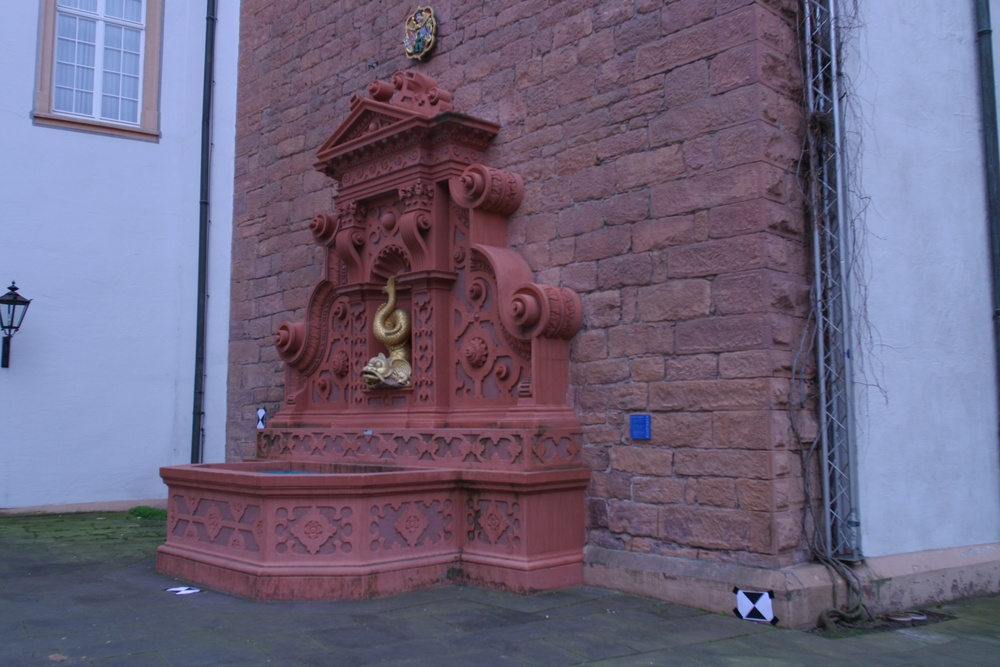
#> input picture SfM_quality_evaluation/Benchmarking_Camera_Calibration_2008/fountain-P11/images/0000.jpg, 1000 x 667 px, shrunk from 3072 x 2048 before the run, found by its file name; its folder holds only this picture in this run
$ python feat_match.py
#> lines starting #> are read from the running program, lines starting #| are printed output that depends on the picture
### assignments/assignment2/utils.py
import numpy as np
import cv2
import pdb

def serialize_keypoints(kp):
    """Serialize list of keypoint objects so it can be saved using pickle

    Args:
    kp: List of keypoint objects

    Returns:
    out: Serialized list of keypoint objects"""

    out = []
    for kp_ in kp:
        temp = (kp_.pt, kp_.size, kp_.angle, kp_.response, kp_.octave, kp_.class_id)
        out.append(temp)

    return out

# [101 lines left out: functions deserialize_keypoints, serialize_matches, deserialize_matches, pts2ply, draw_correspondences, not called in this run]

### assignments/assignment2/feat_match.py
import cv2
import numpy as np
import pickle
import argparse
import os
from time import time

from utils import *

def set_arguments(parser):
    """
    Set the arguments for the assignment.
    """

    #directories stuff
    parser.add_argument('--data_files',action='store',type=str,default='',dest='data_files')
    parser.add_argument('--data_dir',action='store',type=str,default='./SfM_quality_evaluation/Benchmarking_Camera_Calibration_2008/fountain-P11/images',
                        dest='data_dir',help='directory containing images (default: ../data/fountain-P11/images/)')
    parser.add_argument('--ext',action='store',type=str,default='jpg,png',dest='ext',
                        help='comma seperated string of allowed image extensions (default: jpg,png)')
    parser.add_argument('--out_dir',action='store',type=str,default='./SfM_quality_evaluation/Benchmarking_Camera_Calibration_2008/fountain-P11/',
                        dest='out_dir',help='root directory to store results in (default: ../data/fountain-P11)')

    #feature matching args
    parser.add_argument('--features',action='store', type=str, default='SIFT', dest='features',
                        help='[SIFT] Feature algorithm to use (default: SIFT)')
    parser.add_argument('--matcher',action='store',type=str,default='BFMatcher',dest='matcher',
                        help='[BFMatcher|FlannBasedMatcher] Matching algorithm to use (default: BFMatcher)')
    parser.add_argument('--cross_check',action='store',type=bool,default=True,dest='cross_check',
                        help='[True|False] Whether to cross check feature matching or not (default: True)')

    #misc
    parser.add_argument('--print_every',action='store', type=int, default=1, dest='print_every',
                        help='[1,+inf] print progress every print_every seconds, -1 to disable (default: 1)')
    parser.add_argument('--save_results',action='store', type=str, default=False,
                        dest='save_results',help='[True|False] whether to save images with keypoints drawn on them (default: False)')

def post_process_args(opts):
    """
    Post process the arguments.

    Args:
        opts (object): The options object containing the command line arguments.

    Returns:
        None

    """
    opts.ext = [x for x in opts.ext.split(',')]

    opts.data_files_ = []
    if opts.data_files != '':
        opts.data_files_ = opts.data_files.split(',')
    opts.data_files = opts.data_files_


def feat_match(opts, data_files=[], debug =False):
    """
    Feature matching algorithm.

    Args:
        opts (object): The options.
        data_files (list): The data files.

    Returns:
        None
    """
#> called with debug = True
    if len(data_files) == 0:
        img_names = sorted(os.listdir(opts.data_dir))
        img_paths = [os.path.join(opts.data_dir, x) for x in img_names if \
                x.split('.')[-1] in opts.ext]
    else:
        img_paths = data_files
        img_names = sorted([x.split('/')[-1] for x in data_files])

    feat_out_dir = os.path.join(opts.out_dir,'features',opts.features)
    matches_out_dir = os.path.join(opts.out_dir,'matches',opts.matcher)

    if not os.path.exists(feat_out_dir):
        os.makedirs(feat_out_dir)
    if not os.path.exists(matches_out_dir):
        os.makedirs(matches_out_dir)

    data = []
    t1 = time()
    for i, img_path in enumerate(img_paths):
        img = cv2.imread(img_path)
#> img is the input picture: shape (667, 1000, 3); mean B, G, R 124.7, 100.2, 109.3
        img_name = img_names[i].split('.')[0]
        img = img[:,:,::-1]

        feat = getattr(cv2, '{}_create'.format(opts.features))()
        kp, desc = feat.detectAndCompute(img,None)
#> kp = 2348 keypoints; strongest (x, y, size): (765, 605, 10.5), (261, 413, 4.7), (744, 605, 9.8), (183, 590, 5.8)
        data.append((img_name, kp, desc))

        kp_ = serialize_keypoints(kp)
#> the loop in serialize_keypoints, `for kp_ in kp:` made 2348 passes
#> (kp_, temp) on passes 1 to 3: (keypoint at (3.7, 327.5), size 3, ((3.7, 327.5), 2.96, 121.1, 0.0415, 2622463, -1)), (keypoint at (4.1, 338), size 2.2, ((4.08, 338), 2.25, 189.9, 0.0329, 16187903, -1)), (keypoint at (4.1, 338), size 2.2, ((4.08, 338), 2.25, 246.1, 0.0329, 16187903, -1))
#> after the loop in serialize_keypoints, `for kp_ in kp:`: out = 2348 items
#> kp_ = 2348 items

        if debug:
            kp_img=cv2.drawKeypoints(img, kp, None, flags=cv2.DRAW_MATCHES_FLAGS_DRAW_RICH_KEYPOINTS)
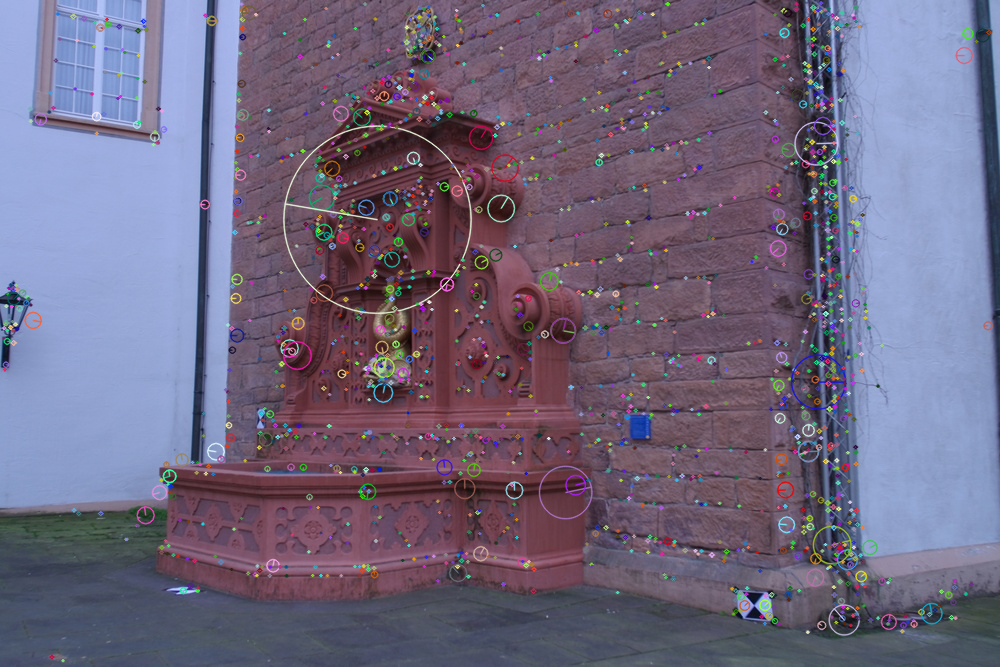
#> kp_img: shape (667, 1000, 3); mean R, G, B 111.3, 102.9, 126.7
            print("Descriptors shape: ",desc.shape)
#| Descriptors shape:  (2348, 128)
            print("descriptors: ",desc)
#> (printed output is left out)
            cv2.imshow("Keypoints",kp_img)
            cv2.waitKey(0)
            cv2.destroyAllWindows()

            debug =False


        with open(os.path.join(feat_out_dir, 'kp_{}.pkl'.format(img_name)),'wb') as out:
            pickle.dump(kp_, out)

        with open(os.path.join(feat_out_dir, 'desc_{}.pkl'.format(img_name)),'wb') as out:
            pickle.dump(desc, out)

        if opts.save_results:
            raise NotImplementedError

        t2 = time()

        if (i % opts.print_every) == 0:
            print('FEATURES DONE: {0}/{1} [time={2:.2f}s]'.format(i+1,len(img_paths),t2-t1))

        t1 = time()

    num_done = 0
    # NC2 matches
    num_matches = ((len(img_paths)-1) * (len(img_paths))) / 2

    t1 = time()
    for i in range(len(data)):
        for j in range(i+1, len(data)):
            img_name1, kp1, desc1 = data[i]
            img_name2, kp2, desc2 = data[j]

            matcher = getattr(cv2,opts.matcher)(crossCheck=opts.cross_check)
            matches = matcher.match(desc1,desc2)

            matches = sorted(matches, key = lambda x:x.distance)
            matches_ = serialize_matches(matches)

            pickle_path = os.path.join(matches_out_dir, 'match_{}_{}.pkl'.format(img_name1,
                                                                                 img_name2))
            with open(pickle_path,'wb') as out:
                pickle.dump(matches_, out)

            num_done += 1
            t2 = time()

            if (num_done % opts.print_every) == 0:
                print('MATCHES DONE: {0}/{1} [time={2:.2f}s]'.format(num_done, num_matches, t2-t1))

            t1 = time()
#> this loop made 1 pass
#> after the loop, num_done = 0


if __name__ == '__main__':
    parser = argparse.ArgumentParser()
    set_arguments(parser)
    opts = parser.parse_args()
    post_process_args(opts)

    # feature matching
    feat_match(opts, opts.data_files, debug=True)

$ run again, on SfM_quality_evaluation/Benchmarking_Camera_Calibration_2008/fountain-P11/images/0004.jpg
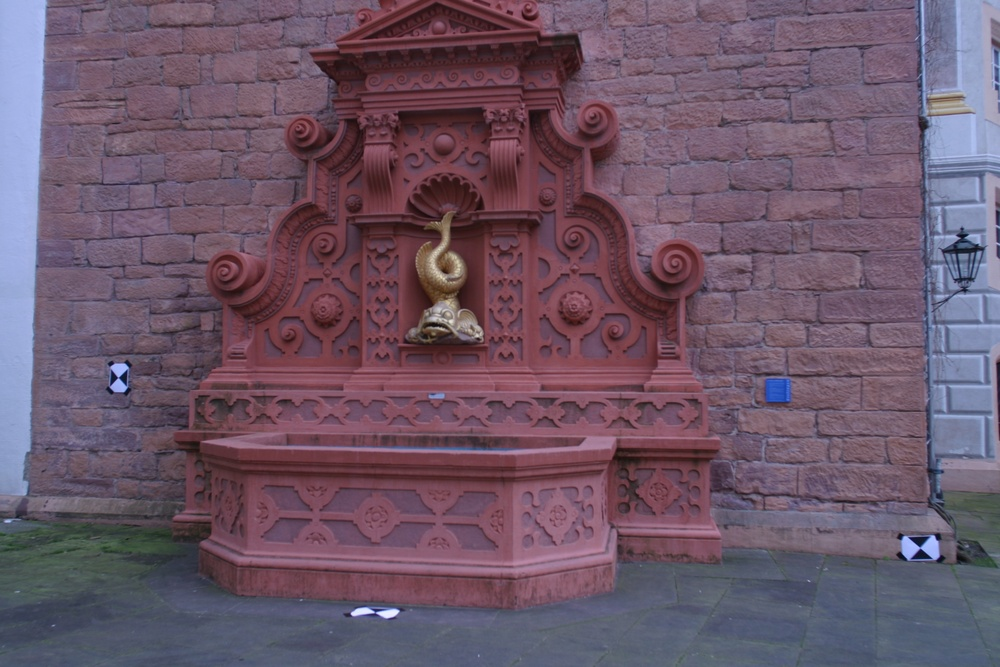
#> input picture SfM_quality_evaluation/Benchmarking_Camera_Calibration_2008/fountain-P11/images/0004.jpg, 1000 x 667 px, shrunk from 3072 x 2048 before the run, found by its file name
#> in feat_match, img is the input picture: shape (667, 1000, 3); mean B, G, R 103.5, 86.3, 107.6
#> kp = 3031 keypoints; strongest (x, y, size): (389, 613, 8.1), (119, 386, 8), (119, 368, 8.3), (357, 612, 6.2)
#> the loop in serialize_keypoints, `for kp_ in kp:` made 3031 passes
#> (kp_, temp) on passes 1 to 3: (keypoint at (4.1, 534.7), size 1.8, ((4.07, 534.7), 1.8, 279.4, 0.0177, 66047, -1)), (keypoint at (4.4, 512), size 1.8, ((4.37, 512), 1.81, 272.1, 0.014, 524799, -1)), (keypoint at (6.7, 549.7), size 2.5, ((6.66, 549.7), 2.48, 83.62, 0.0153, 6685439, -1))
#> after the loop in serialize_keypoints, `for kp_ in kp:`: out = 3031 items
#> in feat_match, `kp_img=cv2.drawKeypoints(img, kp, None, flags=cv2.DRAW_MATCHES_FLAGS_D..`:
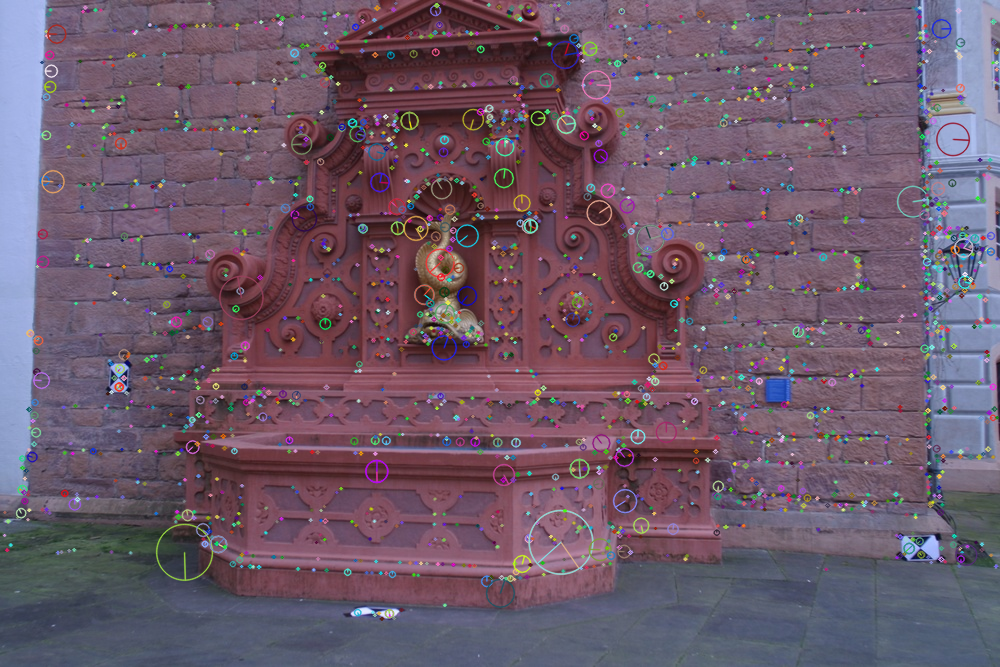
#> kp_img: shape (667, 1000, 3); mean R, G, B 109.1, 89, 105.6
#| Descriptors shape:  (3031, 128)
#> (printed output is left out)
#> the loop in feat_match, `for i in range(len(data)):` made 1 pass
#> after the loop in feat_match, `for i in range(len(data)):`: num_done = 0

$ run again, on SfM_quality_evaluation/Benchmarking_Camera_Calibration_2008/fountain-P11/images/0005.jpg
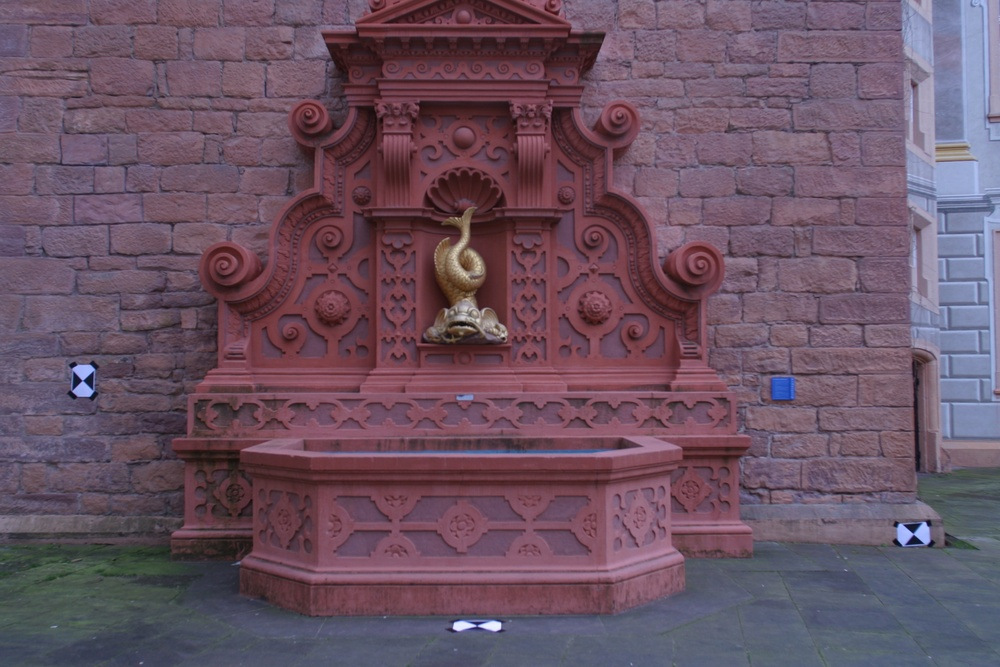
#> input picture SfM_quality_evaluation/Benchmarking_Camera_Calibration_2008/fountain-P11/images/0005.jpg, 1000 x 667 px, shrunk from 3072 x 2048 before the run, found by its file name
#> in feat_match, img is the input picture: shape (667, 1000, 3); mean B, G, R 98.2, 82.3, 105.5
#> kp = 2972 keypoints; strongest (x, y, size): (493, 626, 8.4), (460, 626, 8.1), (83, 391, 9.1), (84, 370, 9.6)
#> the loop in serialize_keypoints, `for kp_ in kp:` made 2972 passes
#> (kp_, temp) on passes 1 to 3: (keypoint at (3.1, 71.8), size 2, ((3.06, 71.83), 2.01, 62.18, 0.0186, 7995903, -1)), (keypoint at (3.1, 71.8), size 2, ((3.06, 71.83), 2.01, 261.7, 0.0186, 7995903, -1)), (keypoint at (11.4, 535.2), size 4.9, ((11.39, 535.2), 4.92, 258.9, 0.0173, 6095360, -1))
#> after the loop in serialize_keypoints, `for kp_ in kp:`: out = 2972 items
#> in feat_match, `kp_img=cv2.drawKeypoints(img, kp, None, flags=cv2.DRAW_MATCHES_FLAGS_D..`:
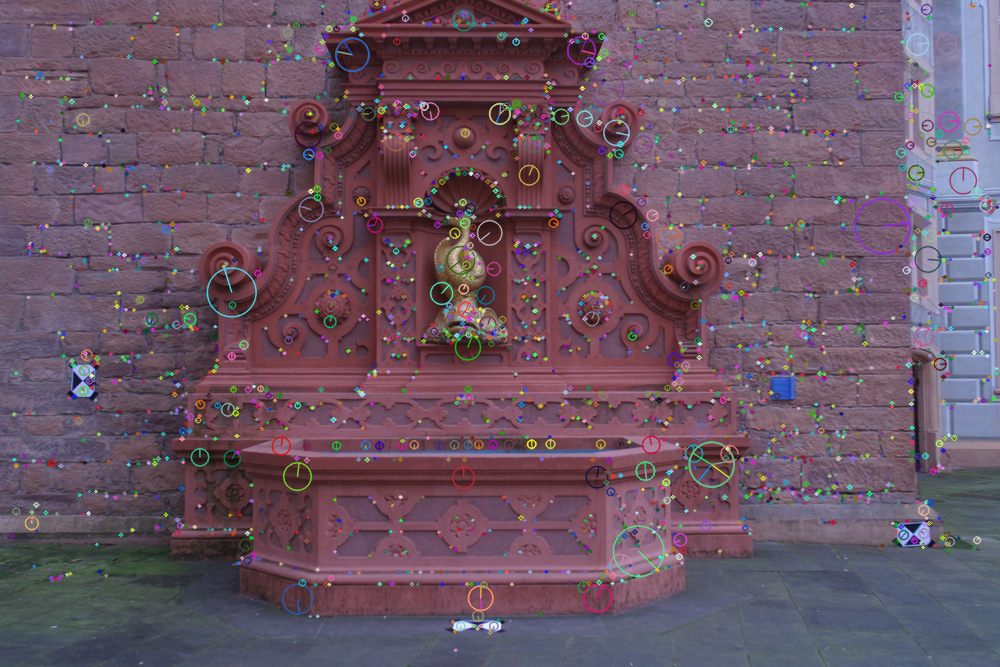
#> kp_img: shape (667, 1000, 3); mean R, G, B 106.7, 84.9, 100
#| Descriptors shape:  (2972, 128)
#> (printed output is left out)
#> the loop in feat_match, `for i in range(len(data)):` made 1 pass
#> after the loop in feat_match, `for i in range(len(data)):`: num_done = 0

$ run again, on SfM_quality_evaluation/Benchmarking_Camera_Calibration_2008/fountain-P11/images/0006.jpg
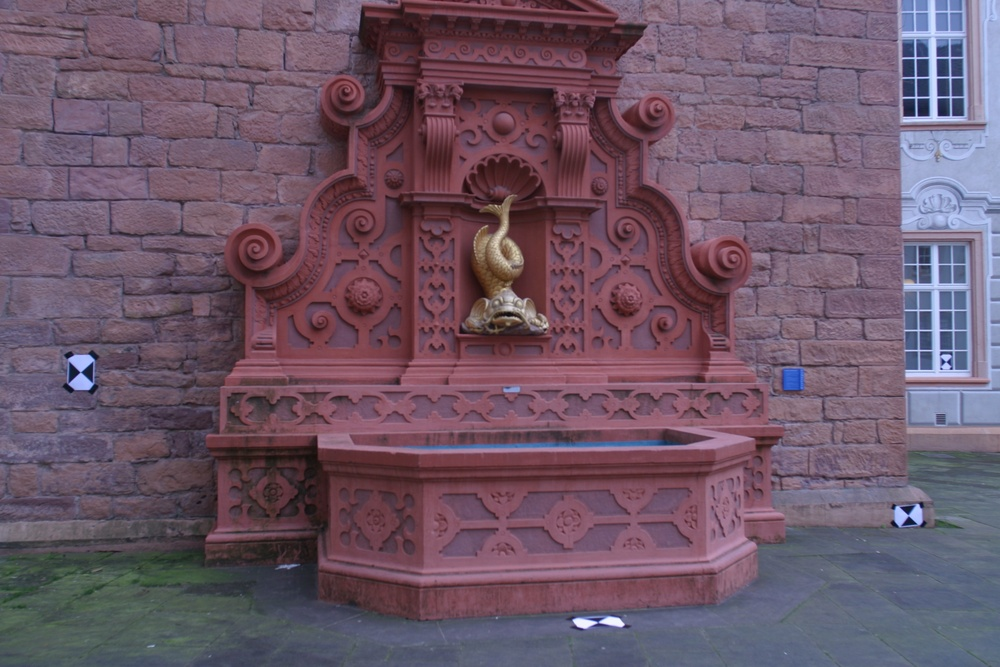
#> input picture SfM_quality_evaluation/Benchmarking_Camera_Calibration_2008/fountain-P11/images/0006.jpg, 1000 x 667 px, shrunk from 3072 x 2048 before the run, found by its file name
#> in feat_match, img is the input picture: shape (667, 1000, 3); mean B, G, R 102.9, 86.5, 108.5
#> kp = 3281 keypoints; strongest (x, y, size): (583, 623, 8.8), (909, 521, 5.1), (81, 383, 10.5), (81, 361, 10.9)
#> the loop in serialize_keypoints, `for kp_ in kp:` made 3281 passes
#> (kp_, temp) on passes 1 to 3: (keypoint at (4.6, 601.4), size 2.1, ((4.56, 601.4), 2.11, 69.01, 0.0139, 11469311, -1)), (keypoint at (5.6, 496.7), size 3.1, ((5.56, 496.7), 3.1, 261.5, 0.014, 5964799, -1)), (keypoint at (6.3, 52.3), size 4.7, ((6.28, 52.31), 4.67, 279.7, 0.0147, 2228736, -1))
#> after the loop in serialize_keypoints, `for kp_ in kp:`: out = 3281 items
#> in feat_match, `kp_img=cv2.drawKeypoints(img, kp, None, flags=cv2.DRAW_MATCHES_FLAGS_D..`:
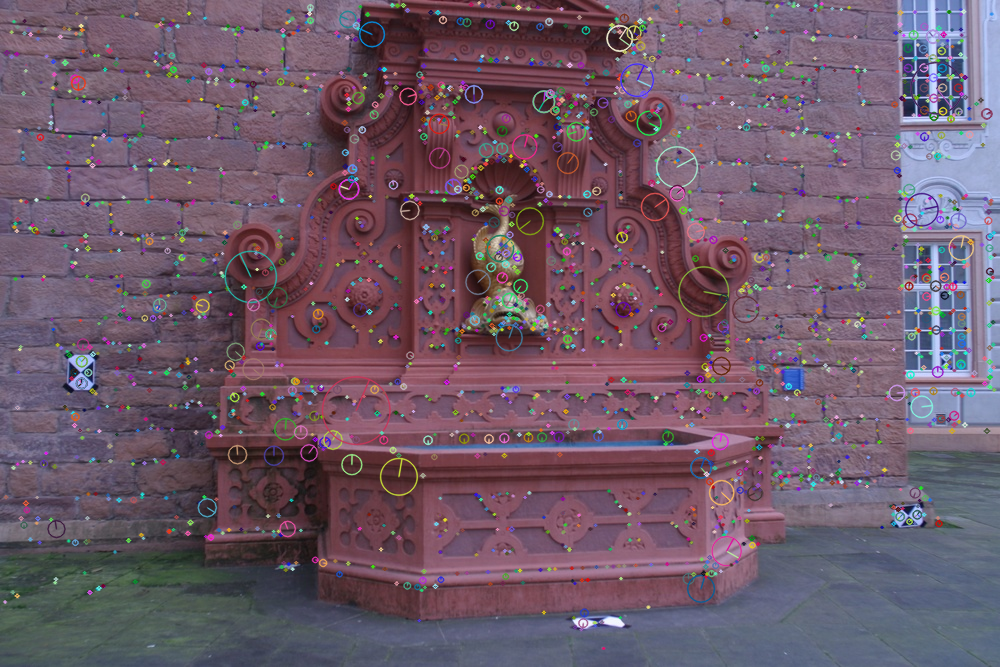
#> kp_img: shape (667, 1000, 3); mean R, G, B 109.8, 89.1, 104.6
#| Descriptors shape:  (3281, 128)
#> (printed output is left out)
#> the loop in feat_match, `for i in range(len(data)):` made 1 pass
#> after the loop in feat_match, `for i in range(len(data)):`: num_done = 0
